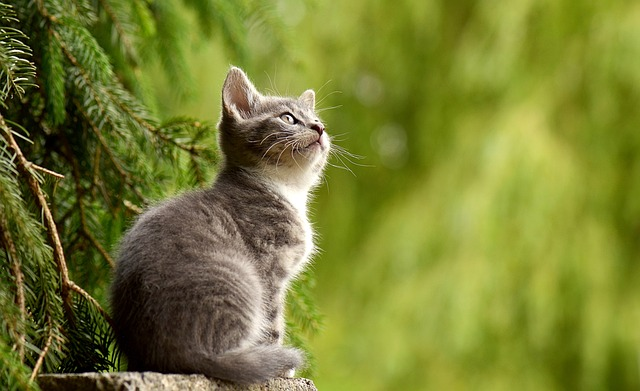
#> input picture img.jpg, 640 x 391 px
$ jupyter execute '이미지 자르기.ipynb'
#> lines starting #> are read from the running program, lines starting #| are printed output that depends on the picture; after the words box and inside, x2 and y2 are one past the last pixel; in counts of white or black regions, pixels touching at a corner belong together
## 7. 이미지 자르기

영역을 잘라서 새로운 윈도우(창)에 표시

[cell 1]
import cv2
img = cv2.imread('img.jpg')
#> img is the input picture: shape (391, 640, 3); mean B, G, R 49.8, 125.8, 119.1
# img.shape # (380, 640, 3)

crop = img[100:400, 300:800] # 세로 기준 100 : 200, 가로 기준 300 : 400 까지 자름
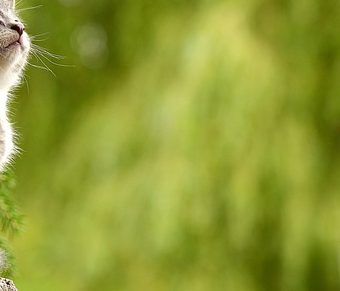
#> crop: shape (291, 340, 3); mean B, G, R 50.3, 153.2, 141.4

cv2.imshow('img', img) #원본 이미지
cv2.imshow('crop', crop)
cv2.waitKey(0)
cv2.destroyAllWindows()

영역을 잘라서 기존 윈도우에 삽입

[cell 2]
import cv2
img = cv2.imread('img.jpg')
# img.shape # (380, 640, 3)

crop = img[100:400, 0:300] # 세로 기준 100 : 400, 가로 기준 100 : 600 까지 자름
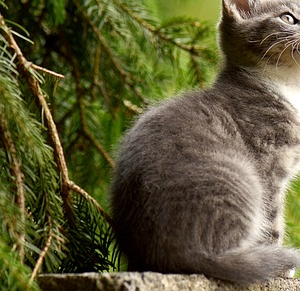
#> crop: shape (291, 300, 3); mean B, G, R 53.9, 87.8, 91.7
img[100:400, 200:500] = crop
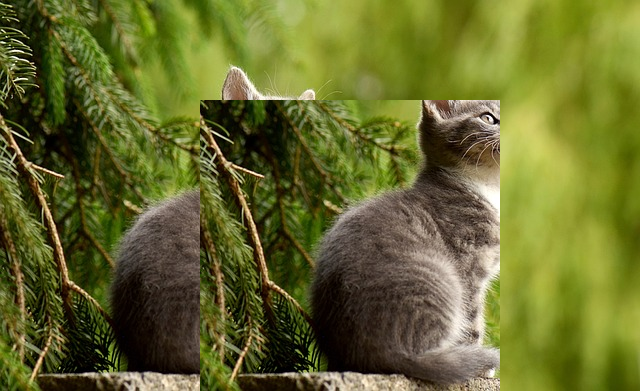
#> img: shape (391, 640, 3); mean B, G, R 44.4, 106.4, 102.3

cv2.imshow('img', img) #원본 이미지
# cv2.imshow('crop', crop)
cv2.waitKey(0)
cv2.destroyAllWindows()

$ run again, with newspaper.jpg copied over img.jpg
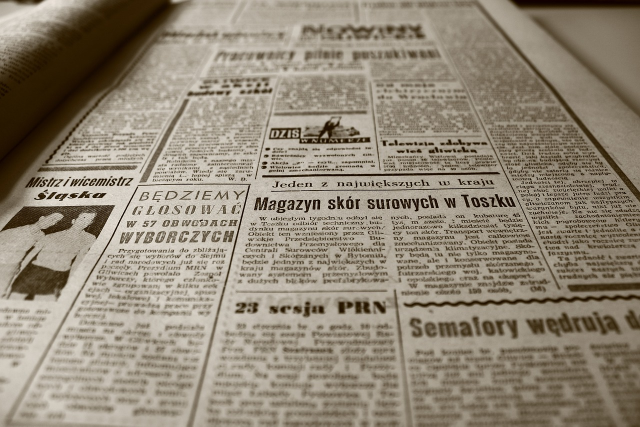
#> input picture newspaper.jpg, 1280 x 853 px (shown at 1/2 size)
#> img is the input picture: shape (853, 1280, 3); mean B, G, R 118.6, 135.1, 145.4
#> `crop = img[100:400, 0:300]`:
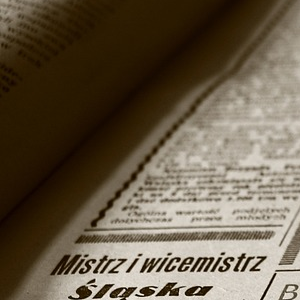
#> crop: shape (300, 300, 3); mean B, G, R 73.4, 92.1, 104.8
#> `img[100:400, 200:500] = crop`:
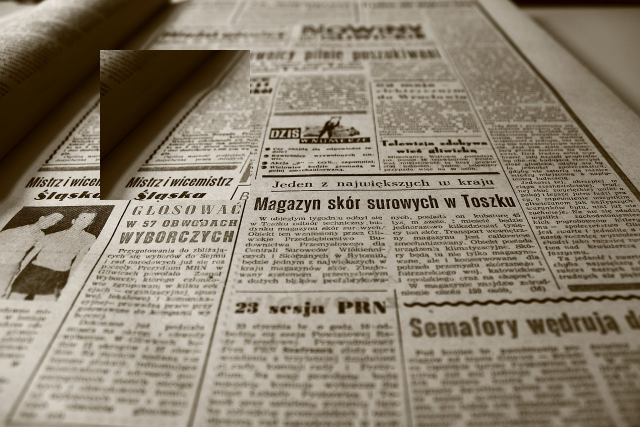
#> img: shape (853, 1280, 3) (shown at 1/2 size); 8.23% of pixels changed, all inside (x1, y1, x2, y2) = (200, 100, 500, 400)
